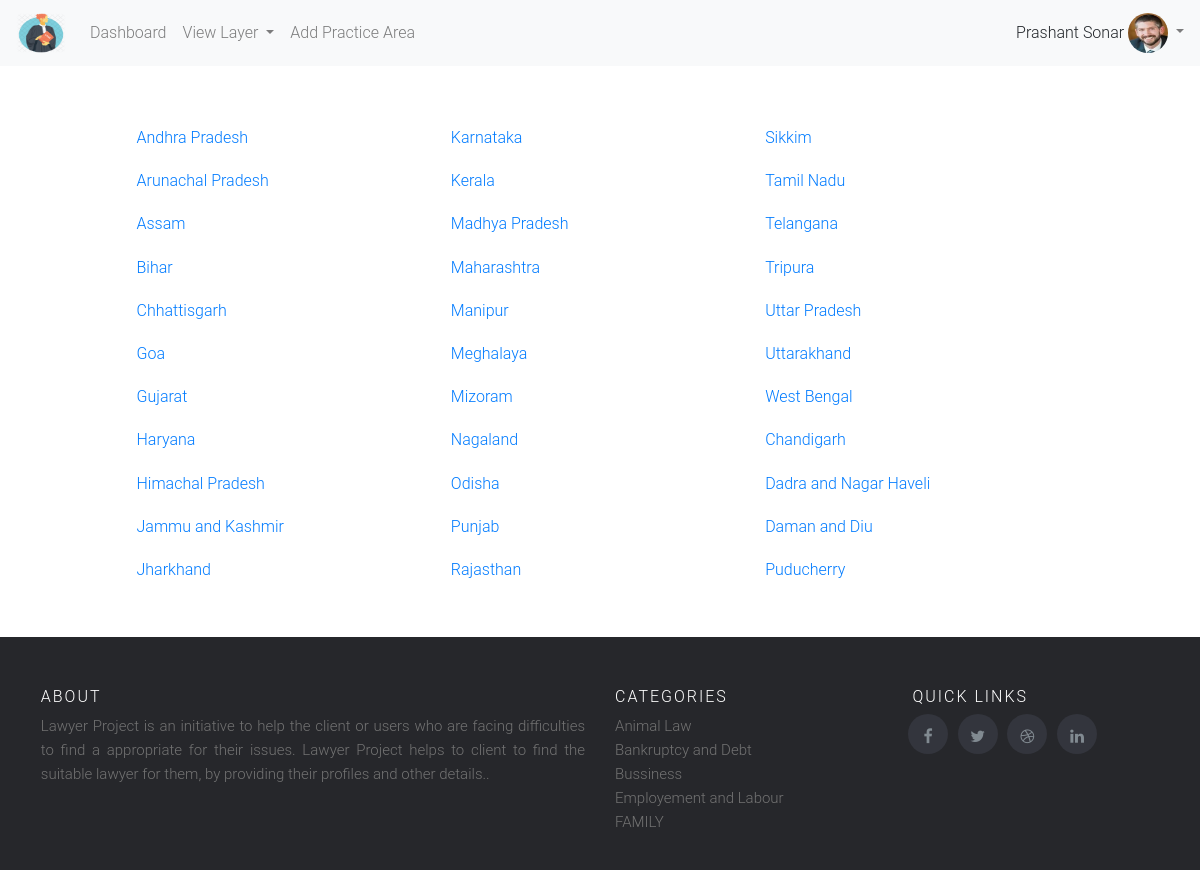
Screenshot of /state_list/ (signed in) with the database file from the repository.
### lawyer/models.py (models this page shows, shortened)
class Lawyer(models.Model):
    year = datetime.datetime.today().year
    year_list = range(datetime.datetime.today().year,1960,-1)
    tupple_list = []
    for year in year_list:
        tupple_list.append((str(year), str(year)))
    YEAR = tuple(tupple_list)
    user = models.OneToOneField(User,on_delete=models.CASCADE)
    address1 = models.CharField(max_length=400,blank=False,null=False,validators=[
        RegexValidator(regex='(^[A-Za-z0-9]+|,| |/|[A-Za-z]+)+[A-Za-z0-9]+|,| |$',message='Enter Valid Address1')
    ])
    address2 = models.CharField(max_length=400,blank=True,null=True,validators=[
        RegexValidator(regex='(^[A-Za-z0-9]+|,| |/|[A-Za-z]+)+[A-Za-z0-9]+|,| |$',message='Enter Valid Address2')
    ])
    city = models.CharField(max_length=128,blank=False,null=False,validators=[
        RegexValidator(regex='[A-Za-z]{2}[a-z]+$',message='City should only contain letters and mustcontains atleast 2 chracters..')
    ])
    state = models.ForeignKey(State,on_delete=models.CASCADE,null=False,blank=False)
    zipcode = models.CharField(max_length=128,blank=False,null=False,validators=[
        RegexValidator(regex='^[0-9]{6}$',message='Enter Valid Zipcode')
    ])
    phone_number = models.CharField(max_length=128,blank=False,null=False,validators=[
        RegexValidator(regex='^[6|7|8|9]+[0-9]{9}$',message='Enter 10 digit number or must start with 6,7,8,9 digit')
    ])
    license_in = models.ForeignKey(State,on_delete=models.CASCADE,blank=False,null=False,related_name='license_id')
    license_id = models.CharField(max_length=128,blank=False,null=False,validators=[
        RegexValidator(regex='^[A-Za-z0-9]*$',message='Enter Valid License Id')
    ])
    year_admitted = models.CharField(choices=YEAR,max_length=128,blank=False,null=False,)
    profile_image = models.ImageField(upload_to='profile_images',blank=False,null=False,)

class State(models.Model):
    state_name = models.CharField(max_length=400,null=True,blank=True)

class Practice_area(models.Model):
    practice = models.CharField(max_length=128,blank=True, null=True)
    class Meta:
        verbose_name_plural = 'Practice Area'

### lawyer/views.py (the view)
# urls.py: path('state_list/',views.state_list,name='state_list'),
def state_list(request):
    state = State.objects.all()
    return render(request,'client/state.html',{'state':state})

### lawyer/templatetags/practice_menu.py (called while the page is built)
def practice_area():
    practice = Practice_area.objects.all()
    return practice

### lawyer/templatetags/profile_tag.py (called while the page is built)
def profile_menu(lid):
    try:
        if lid:
            profile = Lawyer.objects.get(user_id=lid)
            return profile.profile_image
    except Exception as e:
        print(e)

### templates/client/state.html (shortened to what this page needs)
{% extends 'client/base.html' %} {% block body_block %}
<div class='container' style='margin-top:5%;'>
    <div class="row">
        <div class='col-xs-12 col-md-10 col-md-offset-1'>
            <div id="js-top-state-link-farm" class="text-columns text-columns-narrowest text-columns-max-3 u-margin-bottom-0">
                <ol class="unstyled-list">
                    {% for s in state %}
                        <li class="u-margin-bottom-half"><a title="" href="{% url "practice_area_for_state" %}?state={{s.id}}">{{s.state_name}}</a></li>
                    {% endfor %}
                </ol>
            </div>
        </div>
    </div>
</div>
{% endblock %}

### templates/client/base.html (shortened to what this page needs)
<html>
{% load staticfiles %}
{% load crispy_forms_tags %}
{% load practice_menu %}
{% load profile_tag %}
<head>
    <link href='{% static "css/bootstrap.css" %}' rel='stylesheet' />
    <link href='{% static "css/style.css" %}' rel='stylesheet' />
    <link href='{% static "css/carousel.css" %}' rel='stylesheet' />
    <link href='{% static "css/glyphicon.css" %}' rel='stylesheet' />
    <link rel="stylesheet" href="https://cdnjs.cloudflare.com/ajax/libs/font-awesome/4.7.0/css/font-awesome.min.css">
</head>
<body>
    <nav class="navbar navbar-expand-lg navbar-light bg-light">
        <a class="navbar-brand" href="{% url 'index' %}"><img src='{% static "images/lawyer-icon.png" %}' height='40px' width='50px'/>
        </a>
        <div class="collapse navbar-collapse" id="navbarSupportedContent">
            <ul class="navbar-nav mr-auto">
                <li class="nav-item">
                    <a class="nav-link" href="{% url 'index' %}">Dashboard<span class="sr-only">(current)</span></a>
                </li>
                <li class="nav-item dropdown">
                    <a class="nav-link dropdown-toggle" href="http://example.com" id="navbarDropdownMenuLink" data-toggle="dropdown" aria-haspopup="true" aria-expanded="false">
                        View Layer
                    </a>
                            {% practice_area as practice %}
                </li>
                  {% if user.is_superuser %}
                        <li class="nav-item">
                    <a class="nav-link" href="{% url 'add_practice_area' %}">Add Practice Area</a>
                </li>
                  {% endif %}
            </ul>
         <form class="form-inline my-2 my-lg-0">
            {% if  request.user.is_superuser %}
              {{request.user.first_name}} {{request.user.last_name}}&nbsp;
             <ul class="navbar-nav">
                <li class="nav-item dropdown">
                    <a class="nav-link dropdown-toggle" style='padding:0 0;' href="#" id="navbarDropdownMenuLink" role="button" data-toggle="dropdown" aria-haspopup="true" aria-expanded="false">
                        <img src='{{MEDIA_URL}}{{ request.user.id|profile_menu }}' height='40' width='40' style='border-radius:50%;'/>
                   </a>
                </li>
            </ul>
            {% elif  request.user.is_staff %}
                <b>Welcome</b>, {{request.user.first_name}} {{request.user.last_name}}&nbsp;
            {% endif %}
            </form>
        </div>
    </nav>
    {% block body_block %} {% endblock %}
<footer class="site-footer" style='margin-top:3%;'>
    <div class="container">
        <div class="row">
            <div class="col-sm-12 col-md-6">
                <h6>About</h6>
                <p class="text-justify">Lawyer Project is an initiative to help the client or users who are facing difficulties to find a appropriate for their issues.
                Lawyer Project helps to client to find the suitable lawyer for them, by providing their profiles and other details..
                </p>
            </div>
            <div class="col-xs-6 col-md-3">
                <h6>Categories</h6>
                <ul class="footer-links">
                 {% practice_area as practice %}
                    {% for i in practice %}
                     <li><a class="dropdown-item-footer" href="{% url 'view_lawyers' %}?practice_area={{i.practice}}">{{i.practice}}</a></li>
                 {% endfor %}
                </ul>
            </div>
            <div class="col-xs-6 col-md-3">
                <h6 style='margin-left:4%;'>Quick Links</h6>
               <ul class="social-icons">
                    <li><a class="facebook" href="https://www.facebook.com/"><i class="fa fa-facebook" style='margin-top:35%;'></i></a></li>
                    <li><a class="twitter" href="https://www.twitter.com/"><i class="fa fa-twitter" style='margin-top:35%;'></i></a></li>
                    <li><a class="dribbble" href="https://www.dribble.com/"><i class="fa fa-dribbble" style='margin-top:35%;'></i></a></li>
                    <li><a class="linkedin" href="https://www.linkedin.com/"><i class="fa fa-linkedin" style='margin-top:35%;'></i></a></li>
                </ul>
            </div>
        </div>
    </div>
</footer>
</body>
</html>

### static/css/style.css (style rules this page uses)
.row { margin-left: -1.2rem; margin-right: -1.2rem; }
p { overflow-wrap: break-word; word-wrap: break-word; word-break: break-word; margin: 0 0 0.75em; }
.u-margin-bottom-half { margin-bottom: 1.2rem !important; }
.unstyled-list { padding-left: 0; list-style: none; }
.u-margin-bottom-0 { margin-bottom: 0rem !important; }
.text-columns-max-3 { column-count: 3; }
.col-md-offset-1 { margin-left: 8.33333%; }
.site-footer { background-color: #26272b; padding: 45px 0 20px; font-size: 15px; line-height: 24px; color: #737373; }
.site-footer h6 { color: #fff; font-size: 16px; text-transform: uppercase; margin-top: 5px; letter-spacing: 2px }
.site-footer a { color: #737373; }
.footer-links { padding-left: 0; list-style: none }
.footer-links li { display: block }
.footer-links a { color: #737373 }
.site-footer .social-icons a { width: 40px; height: 40px; line-height: 40px; margin-left: 6px; margin-right: 0; border-radius: 100%; background-color: #33353d }
.social-icons { padding-left: 0; margin-bottom: 0; list-style: none }
.social-icons li { display: inline-block; margin-bottom: 4px }
.social-icons a { background-color: #eceeef; color: #818a91; font-size: 16px; display: inline-block; line-height: 44px; width: 44px; height: 44px; text-align: center; margin-right: 8px; border-radius: 100%; -webkit-transition: all .2s linear; -o-transition: all .2s linear; transition: all .2s linear }

### rows the page displays
State: state_name "Andhra Pradesh"
State: state_name "Arunachal Pradesh"
State: state_name "Assam"
State: state_name "Bihar"
State: state_name "Chhattisgarh"
State: state_name "Goa"
State: state_name "Gujarat"
State: state_name "Haryana"
State: state_name "Himachal Pradesh"
State: state_name "Jammu and Kashmir"
State: state_name "Jharkhand"
State: state_name "Karnataka"
State: state_name "Kerala"
State: state_name "Madhya Pradesh"
State: state_name "Maharashtra"
State: state_name "Manipur"
State: state_name "Meghalaya"
State: state_name "Mizoram"
State: state_name "Nagaland"
State: state_name "Odisha"
State: state_name "Punjab"
State: state_name "Rajasthan"
State: state_name "Sikkim"
State: state_name "Tamil Nadu"
State: state_name "Telangana"
State: state_name "Tripura"
State: state_name "Uttar Pradesh"
State: state_name "Uttarakhand"
State: state_name "West Bengal"
State: state_name "Chandigarh"
State: state_name "Dadra and Nagar Haveli"
State: state_name "Daman and Diu"
State: state_name "Puducherry"
Practice_area: practice "Animal Law"
Practice_area: practice "Bankruptcy and Debt"
Practice_area: practice "Bussiness"
Practice_area: practice "Employement and Labour"
Practice_area: practice "FAMILY"

### other values shown
{{ request.user.first_name }} "Prashant"
{{ request.user.last_name }} "Sonar"
